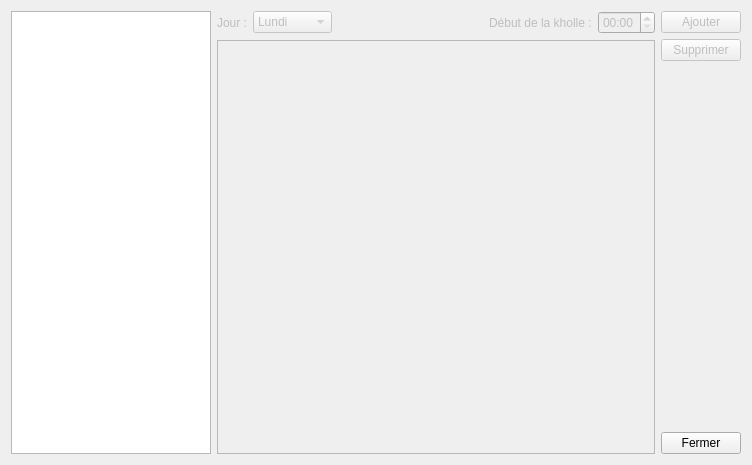
<?xml version="1.0" encoding="UTF-8"?>
<ui version="4.0">
 <class>TimeslotsManager</class>
 <widget class="QDialog" name="TimeslotsManager">
  <property name="geometry">
   <rect>
    <x>0</x>
    <y>0</y>
    <width>752</width>
    <height>465</height>
   </rect>
  </property>
  <property name="windowTitle">
   <string>Horaires de kholles</string>
  </property>
  <layout class="QHBoxLayout" name="horizontalLayout">
   <item>
    <widget class="QListWidget" name="listKholleurs">
     <property name="maximumSize">
      <size>
       <width>200</width>
       <height>16777215</height>
      </size>
     </property>
    </widget>
   </item>
   <item>
    <layout class="QVBoxLayout" name="verticalLayout_2">
     <property name="leftMargin">
      <number>0</number>
     </property>
     <item>
      <layout class="QHBoxLayout" name="horizontalLayout_2">
       <property name="topMargin">
        <number>0</number>
       </property>
       <item>
        <widget class="QLabel" name="label_jour">
         <property name="enabled">
          <bool>false</bool>
         </property>
         <property name="text">
          <string>Jour :</string>
         </property>
        </widget>
       </item>
       <item>
        <widget class="QComboBox" name="comboBox">
         <property name="enabled">
          <bool>false</bool>
         </property>
         <item>
          <property name="text">
           <string>Lundi</string>
          </property>
         </item>
         <item>
          <property name="text">
           <string>Mardi</string>
          </property>
         </item>
         <item>
          <property name="text">
           <string>Mercredi</string>
          </property>
         </item>
         <item>
          <property name="text">
           <string>Jeudi</string>
          </property>
         </item>
         <item>
          <property name="text">
           <string>Vendredi</string>
          </property>
         </item>
         <item>
          <property name="text">
           <string>Samedi</string>
          </property>
         </item>
        </widget>
       </item>
       <item>
        <spacer name="horizontalSpacer">
         <property name="orientation">
          <enum>Qt::Horizontal</enum>
         </property>
         <property name="sizeHint" stdset="0">
          <size>
           <width>40</width>
           <height>20</height>
          </size>
         </property>
        </spacer>
       </item>
       <item>
        <widget class="QLabel" name="label_debut">
         <property name="enabled">
          <bool>false</bool>
         </property>
         <property name="text">
          <string>Début de la kholle :</string>
         </property>
        </widget>
       </item>
       <item>
        <widget class="QTimeEdit" name="timeEdit">
         <property name="enabled">
          <bool>false</bool>
         </property>
         <property name="displayFormat">
          <string>HH:mm</string>
         </property>
         <property name="calendarPopup">
          <bool>true</bool>
         </property>
        </widget>
       </item>
      </layout>
     </item>
     <item>
      <widget class="QListWidget" name="listTimeslots">
       <property name="enabled">
        <bool>false</bool>
       </property>
      </widget>
     </item>
    </layout>
   </item>
   <item>
    <layout class="QVBoxLayout" name="verticalLayout">
     <item>
      <widget class="QPushButton" name="addButton">
       <property name="enabled">
        <bool>false</bool>
       </property>
       <property name="text">
        <string>Ajouter</string>
       </property>
      </widget>
     </item>
     <item>
      <widget class="QPushButton" name="deleteButton">
       <property name="enabled">
        <bool>false</bool>
       </property>
       <property name="text">
        <string>Supprimer</string>
       </property>
      </widget>
     </item>
     <item>
      <spacer name="verticalSpacer">
       <property name="orientation">
        <enum>Qt::Vertical</enum>
       </property>
       <property name="sizeHint" stdset="0">
        <size>
         <width>20</width>
         <height>40</height>
        </size>
       </property>
      </spacer>
     </item>
     <item>
      <widget class="QPushButton" name="pushButton_3">
       <property name="text">
        <string>Fermer</string>
       </property>
      </widget>
     </item>
    </layout>
   </item>
  </layout>
 </widget>
 <resources/>
 <connections>
  <connection>
   <sender>pushButton_3</sender>
   <signal>clicked()</signal>
   <receiver>TimeslotsManager</receiver>
   <slot>accept()</slot>
   <hints>
    <hint type="sourcelabel">
     <x>701</x>
     <y>439</y>
    </hint>
    <hint type="destinationlabel">
     <x>745</x>
     <y>415</y>
    </hint>
   </hints>
  </connection>
 </connections>
</ui>
